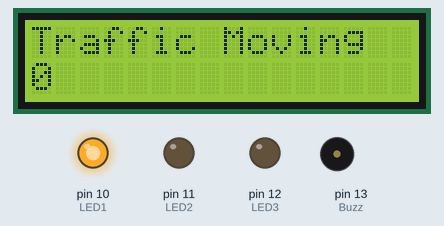
The sketch below on a simulated Arduino Uno, built with avr-gcc and run on an emulated ATmega328P. On the bench: 16×2 character LCD, output pins drawn as LEDs (lit = HIGH), buzzer (waves = sounding).

Above: at 0.1 s.
At 7.1 s:
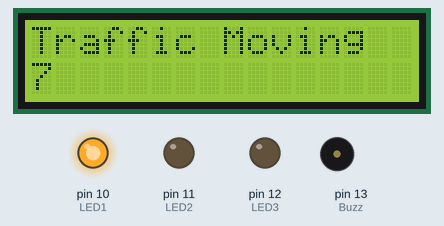
At 15.1 s:
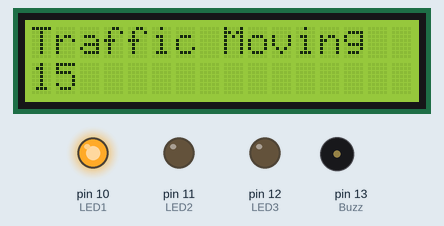
At 30.1 s:
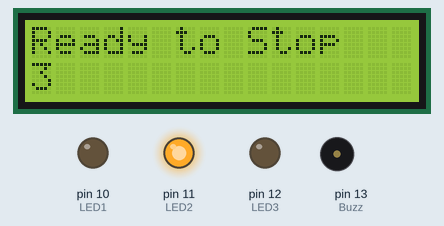
At 35.1 s:
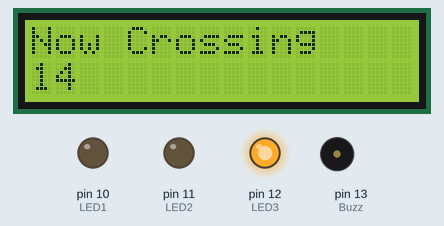
At 37.1 s:
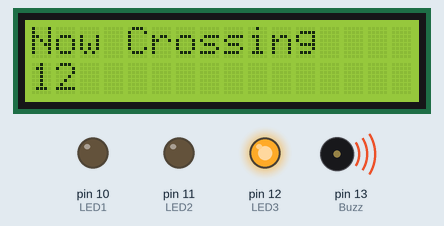
Timing chart, 0 to 40.0 s (numbered marks = the images above):
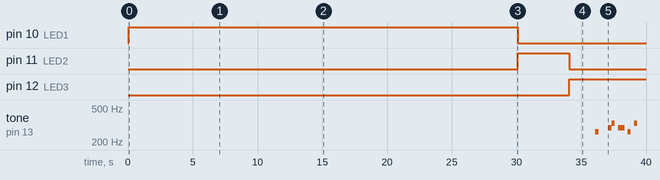

Measured:
- by itself, pin 10 (LED1): LOW → HIGH at 0.07 s, → LOW 30.0 s later
- by itself, pin 11 (LED2): LOW → HIGH at 30.1 s, → LOW 4.0 s later
- by itself, pin 12 (LED3): LOW → HIGH at 34.1 s
- by itself, tone on pin 13 (Buzz): plays 262 Hz for 0.25 s, 294 Hz for 0.25 s, 330 Hz for 0.25 s, 294 Hz for 0.50 s, 262 Hz for 0.25 s, 330 Hz for 0.25 s
- what the display in image 1 shows lasts 1.0 s, from 7.1 s to 8.1 s

The sketch:

main.ino
```cpp
#include <LiquidCrystal.h>

#define NOTE_C4 262
#define NOTE_CS4 277
#define NOTE_D4 294
#define NOTE_DS4 311
#define NOTE_E4 330
#define NOTE_F4 349
#define NOTE_FS4 370
#define NOTE_G4 392
#define NOTE_GS4 415
#define NOTE_A4 440
#define NOTE_AS4 466
#define NOTE_B4 494

LiquidCrystal lcd(5, 7, 8, 6, 9, 4);

int Buzz = 13;
int duration = 250;

int LED1 = 10;
int LED2 = 11;
int LED3 = 12;

int x = 0; //green light timer
int y = 3; //yellow light timer
int z = 15; //red light timer
int m = 1; //music counter

void setup() {
  pinMode(LED1, OUTPUT); //Green
  pinMode(LED2, OUTPUT); //Yellow
  pinMode(LED3, OUTPUT); //Red
  lcd.begin(16,2);
}

void loop() {
if (x == 0){ //allows for void loop() to reset itself after a cycle
  lcd.clear();
  lcd.setCursor(0,0);
  lcd.print("Traffic Moving");
  digitalWrite(LED1, HIGH);
  lcd.setCursor(0,1);
  lcd.print(x);
  x++;
  delay(1000);
  }

  lcd.setCursor(0,1);
  lcd.print(x);
  x++;
  delay(1000);

  if (x == 30){

  	lcd.clear();
    lcd.setCursor(0,0);
    digitalWrite(LED1, LOW);
    digitalWrite(LED2, HIGH);
    lcd.print("Ready to Stop");
    while (y >= 0){ //loop to count from 3 to 0 seconds
    lcd.setCursor(0,1);
  	lcd.print(y);
    y--;
  	delay(1000);

      }

    lcd.clear();
    digitalWrite(LED2, LOW);
    digitalWrite(LED3, HIGH);
      lcd.setCursor(0,0);
      lcd.print("Now Crossing");
      z = 15;
      lcd.setCursor(0,1);
      lcd.print(z);
      delay (1000);
      z--;
      lcd.setCursor(0,1);
      lcd.print(z);
      delay(1000);
      while (m <= 2) {
        tone(Buzz, NOTE_C4, duration);
        lcd.setCursor(0,1);
        z--;
        lcd.setCursor(0,1);
        lcd.print(z);
    	delay(1000);


        z--;
        lcd.setCursor(0,1);
        lcd.print(z);
  		noTone(Buzz);
    	tone(Buzz, NOTE_D4, duration);
    	delay(250);
  		noTone(Buzz);
    	tone(Buzz, NOTE_E4, duration);
    	delay(500);
  		noTone(Buzz);
        tone(Buzz, NOTE_D4, duration);
    	delay(250);


        z--;
        lcd.setCursor(0,1);
        lcd.print(z);
        noTone(Buzz);  //to stop any static sound after the tone sequence
  		//where I found command: https://www.digitaltown.co.uk/funclesson4Tone.php
        tone(Buzz, NOTE_D4, duration);
    	delay(500);
        noTone(Buzz);
        tone(Buzz, NOTE_C4, duration);
    	delay(500);


        z--;
        lcd.setCursor(0,1);
        lcd.print(z);
  		noTone(Buzz);
        tone(Buzz, NOTE_E4, duration);
    	delay(1000);

        z--;
        lcd.clear();
        lcd.setCursor(0,0);
        lcd.print("Now Crossing");
        lcd.setCursor(0,1);
        lcd.print(z);
  		noTone(Buzz);
        tone(Buzz, NOTE_G4, duration);
    	delay(500);
  		noTone(Buzz);
  		tone(Buzz, NOTE_F4, duration);
    	delay(250);
  		noTone(Buzz);
  		tone(Buzz, NOTE_E4, duration);
    	delay(250);


        z--;
        lcd.setCursor(0,1);
        lcd.print(z);
  		noTone(Buzz);
  		tone(Buzz, NOTE_D4, duration);
    	delay(500);
  		noTone(Buzz);
        tone(Buzz, NOTE_C4, duration);
    	delay(500);


        z--;
        lcd.setCursor(0,1);
        lcd.print(z);
  		noTone(Buzz);
   		m++;
        delay(1000);
}
      lcd.clear();
      y = 3;
    while (y > 0){
      lcd.setCursor(0,0);
      lcd.print("Stop Crossing");
      lcd.setCursor(0,1);
      lcd.print(y);
      y--;
      delay(1000);
    }

    x = 0; //resets variables at end of cycle
    y = 3;
    z = 15;
    digitalWrite(LED3, LOW);


    }
  }
```
